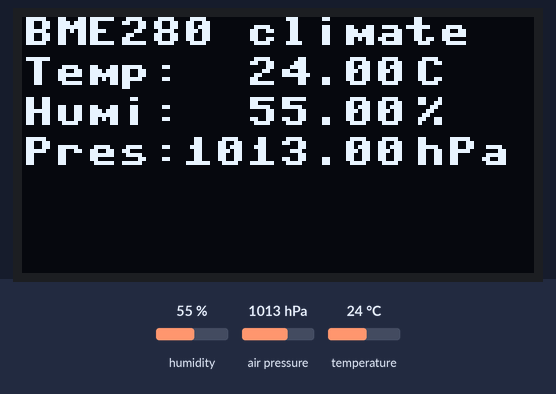
Recording of a program running on a simulated ESP32 board running MicroPython. Shown: 128×64 one-colour display. The inputs (shaded band) are chosen by the test bench; at power-on: humidity 55 %, air pressure 1013 hPa, temperature 24 °C. WiFi joins after 1.5 s; no MQTT or app messages arrive unless stated; what the program prints to the serial console is not drawn.

Above: at 3.5 s.

The program:

main.py
```python
#  ClimateStation.py

import network
from umqtt.simple import MQTTClient
from time import sleep
from machine import Pin, I2C
import ssd1306
import BME280

PUB_TIME_SEC=15 # final->300

# ThingSpeak com data
SERVER="mqtt.thingspeak.com"
CHANNEL_ID="123456"
WRITE_API_KEY="ABCDEFGHIJKL1234"

# MQTT client object & MQTT topic string
client=MQTTClient("umqtt_client", SERVER)
topic="channels/"+CHANNEL_ID+"/publish/"+WRITE_API_KEY

# ESP32 - Pin assignment
i2c = I2C(scl=Pin(22), sda=Pin(21), freq=10000)

# OLED setup
oled_width = 128
oled_height = 64
oled = ssd1306.SSD1306_I2C(oled_width, oled_height, i2c)

# Function to read all data:
def collectData():
  bme =BME280.BME280(i2c=i2c)
  temp=0.01*int(bme.read_temperature())
  humi=0.01*int(bme.read_humidity()/10.24)
  pres=0.01*int(bme.read_pressure()/256)
  return temp,humi,pres

# send data continuously
while True:
  oled.fill(0)
  oled.text('BME280 climate', 0, 0)
  temp,humi,pres=collectData()

  print('Temp: %7.1f' %temp)
  print('Humi: %7.1f' %humi)
  print('Pres: %7.1f' %pres)
  print()

  temp_string=str('Temp:%7.2f' %temp)
  humi_string =str('Humi:%7.2f' %humi)
  pres_string=str('Pres:%7.2f' %pres)

  oled.text(temp_string, 0, 10)
  oled.text(' C', 90 ,10)
  oled.text(humi_string, 0, 20)
  oled.text(' %', 90 ,20)
  oled.text(pres_string, 0, 30)
  oled.text(' hPa', 90 ,30)
  oled.show()

  #check data on terminal
  print("Data for ThingSpeak:")
  print(temp,humi,pres)
  print("--------------------")
  #send date to ThingSpeak
  payload="field1="+str(temp)+"&field2="+str(humi)+"&field3="+str(pres)
  client.connect()
  client.publish(topic, payload)
  client.disconnect()
  sleep(PUB_TIME_SEC)
```

boot.py
```python
#This file is executed on every boot (including wake-boot from deepsleep)
#connect to networtk

import network

try:
  import usocket as socket
except:
  import socket

import esp
esp.osdebug(None)
import gc
gc.collect()

ssid='ABCDEFGHIJ1234'
password='12345678901234567890'

station=network.WLAN(network.STA_IF)
station.active(True)
station.connect(ssid, password)

while station.isconnected()==False:
  pass

print('Connection successful')
print(station.ifconfig())
```
